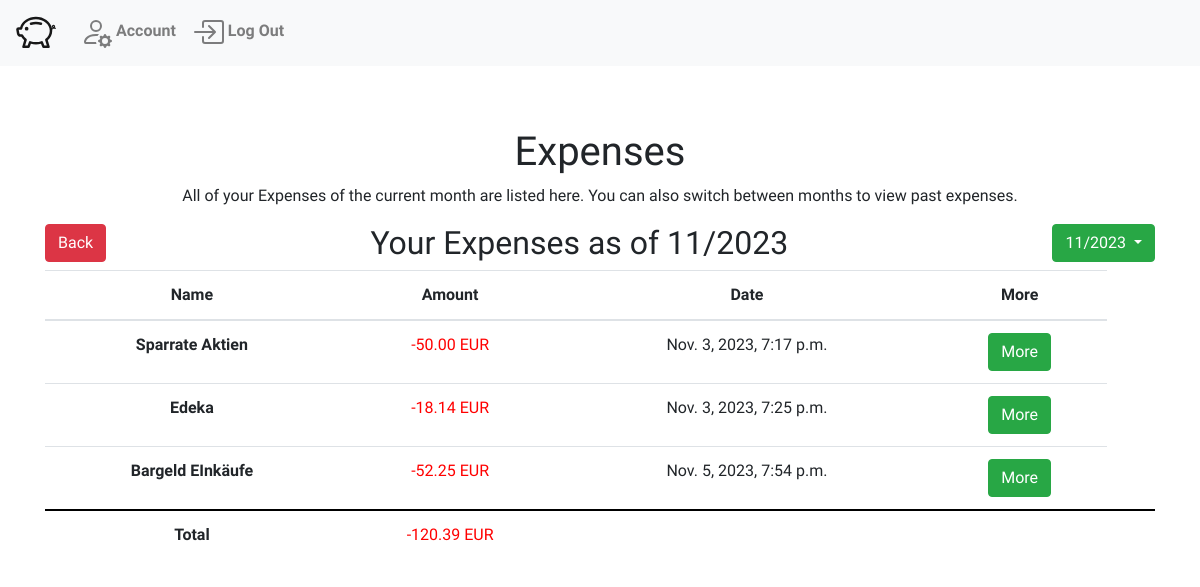
The page /expenses (signed in) on the database its author committed.
### WalletWise/models.py (models this page shows, shortened)
class MonthBudget(models.Model):
    dashboard = models.ForeignKey("Dashboard", on_delete=models.CASCADE, related_name="months")
    date = models.DateField(auto_now_add=True)
    @property
    def total_Expenses(self):
        if self.isValid():
            total_amount = Decimal(0)
            if self.fundsChanges.filter(is_expense=True).aggregate(amount_sum=models.Sum('amount'))['amount_sum']:
                total_amount = self.fundsChanges.filter(is_expense=True).aggregate(amount_sum=models.Sum('amount'))['amount_sum']
            return total_amount.quantize(Decimal('0.00'), rounding=ROUND_DOWN) or 0  # Return 0 if no expenses are associated
        else:
            return "Invalid funds changes detected"
    @property
    def month(self):
        return self.date.month
    @property
    def year(self):
        return self.date.year
    def isValid(self):
        valid = True
        for fundsChange in self.fundsChanges.all():
            valid = valid and fundsChange.isValid()
        return valid

class FundsChange(models.Model):
    budget = models.ForeignKey("MonthBudget",related_name="fundsChanges", on_delete=models.CASCADE)
    title = models.CharField(max_length=64)
    description = models.CharField(max_length=200, default="No Description")
    amount = models.DecimalField(decimal_places=2, max_digits=20)
    destination = models.ForeignKey("Funds", related_name="associatedFundsChanges", on_delete=models.CASCADE)
    reoccuring = models.BooleanField(default=False)
    dateTime = models.DateTimeField(auto_now_add=True)
    is_expense = models.BooleanField(default=False, blank=False)
    def isValid(self):
        if self.is_expense:
            return self.amount < 0
        else:
            return self.amount >= 0

### WalletWise/views.py (the view)
# urls.py: path("expenses", views.expenses, name="expenses"),
@login_required
def expenses(request):
    answer = viewsHelpers.getCurrentBudget(request)
    return render(request, "WalletWise/expenses.html", {
        'user': answer["user"],
        'budget': answer["currentBudget"],
        'dashboard' : answer["dashboard"]
    })

### WalletWise/viewsHelpers.py (called while the page is built)
def getCurrentBudget(request):
    user = request.user
    try:
        dashboard = Dashboard.objects.get(owner=user)
    except:
        dashboard = Dashboard.objects.create(owner=user)
    budgets = dashboard.months.all()
    currentBudget = ""
    for budget in budgets:
        if timezone.datetime.now().month == budget.month and timezone.datetime.now().year == budget.year:
            currentBudget = budget
            break
    if currentBudget == "":
        currentBudget = createBudget(dashboard)
    return {
        'currentBudget' : currentBudget,
        'user' : user,
        'dashboard' : dashboard
    }

### WalletWise/templates/WalletWise/expenses.html (shortened to what this page needs)
{% extends "WalletWise/layout.html" %}
{% block body %}
<div class="container text-center">
    <h1>Expenses</h1>
    <p>All of your Expenses of the current month are listed here. You can also switch between months to view past expenses.</p>
    <a style="float: left;" class="btn btn-danger" href="{% url 'dashboard' %}" role="button">Back</a>
    <h2 style="display: inline-block;">Your Expenses as of {{budget.month}}/{{budget.year}}</h2>
    <div style="float: right;" class="dropdown">
        <button class="btn btn-success dropdown-toggle" type="button" id="dropdownMenuButton" data-bs-toggle="dropdown" aria-haspopup="true" aria-expanded="false">
            {{budget.month}}/{{budget.year}}
        </button>
    </div>
    {% if budget.fundsChanges.all|length > 0 %}
            <table class="table">
                <thead>
                    <tr>
                        <th scope="col">Name</th>
                        <th scope="col">Amount</th>
                        <th scope="col">Date</th>
                        <th scope="col">More</th>
                    </tr>
                </thead>
                <tbody>
                    {% for fundsChange in budget.fundsChanges.all %}
                        {% if fundsChange.is_expense %}
                        <tr>
                            <th scope="row">{{fundsChange.title}}</th>
                            <td style="color: red;">{{fundsChange.amount}} EUR</td>
                            <td>{{fundsChange.dateTime}}</td>
                            <td><a class="btn btn-success" href="{% url 'fundsChange' id=fundsChange.id  %}" role="button">More</a></td>
                        </tr>
                        {% endif %}
                    {% endfor %}
                </tbody>
                <tfoot>
                    <th scope="row">Total</th>
                    <td style="color: red;">{{budget.total_Expenses}} EUR</td>
                    <td></td>
                    <td></td>
                    <td></td>
                </tfoot>
            </table>
        {% else %}
            <h1 class="my-5">No Expenses made yet.</h1>
        {% endif %}
</div>
{% endblock %}

### WalletWise/static/WalletWise/styles.css (style rules this page uses)
body { padding-top: 8rem; font-family: 'Inconsolata', monospace; }
.table tfoot th, .table tfoot td { border-top-width: 2px; border-bottom-width: 2px; border-color: #000; }

### rows shown on the page
MonthBudget: month "11", year "2023", total_Expenses "-120.39"
FundsChange: title "Sparrate Aktien", amount "-50.00", dateTime "Nov. 3, 2023, 7:17 p.m."
FundsChange: title "Edeka", amount "-18.14", dateTime "Nov. 3, 2023, 7:25 p.m."
FundsChange: title "Bargeld EInkäufe", amount "-52.25", dateTime "Nov. 5, 2023, 7:54 p.m."
